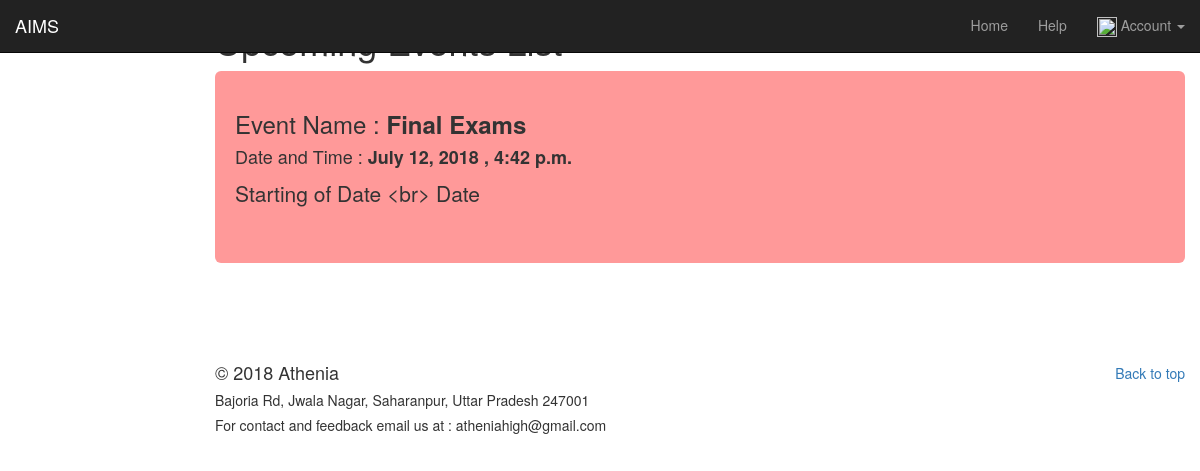
/Aims/upcoming_events/ (signed in), run on the app's committed database.
### Darwin/models.py (models this page shows, shortened)
class Event(models.Model):
    name = models.CharField(max_length=100)
    description = models.CharField(max_length=500)
    date = models.DateField()
    time = models.TimeField()
    class Meta:
        ordering = ["-date"]
        verbose_name = 'Event'
        verbose_name_plural = 'Events'

### Darwin/views.py (the view)
# urls.py: path('upcoming_events/', views.upcoming_events_view, name='upcoming_events'),
@login_required
def upcoming_events_view(request):
    user = None
    if request.session['user_type'] == 'teacher':
        user = Teacher.objects.get(user = request.user)
    elif request.session['user_type'] == 'student':
        user = Student.objects.get(user = request.user)
    events = Event.objects.all().order_by('-date')[:5]
    return render(request, 'Aims/upcoming_events.html', {'type' : request.session['user_type'] , 'USER' : user, 'events' : events})

### templates/Aims/upcoming_events.html (shortened to what this page needs)
{% extends 'Aims/profile.html' %}
{% load staticfiles %}
{% block upper %}
  <h1>Upcoming Events List</h1>
  {% for event in events %}
  <div class="jumbotron" style="background-color:#ff9999; padding: 20px;">
    <h3>Event Name : <b>{{event.name}}</b></h3>
    <h4>Date and Time : <b>{{event.date}} , {{event.time}}</b></h4>
    <p>{{event.description}}</p>
    <br />
  </div>
  {% endfor %}
{% endblock %}

### data on the page
Event: name "Final Exams", date "July 12, 2018", time "4:42 p.m.", description "Starting of Date <br> Date"
